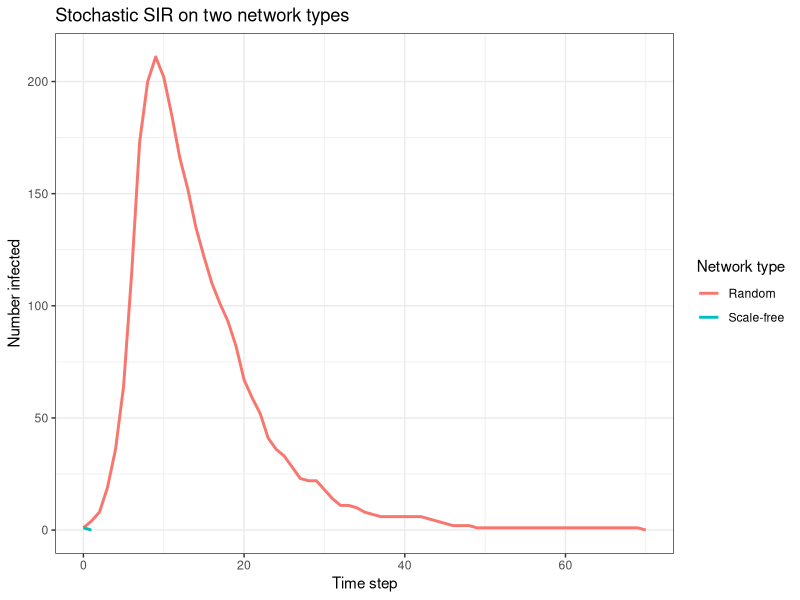
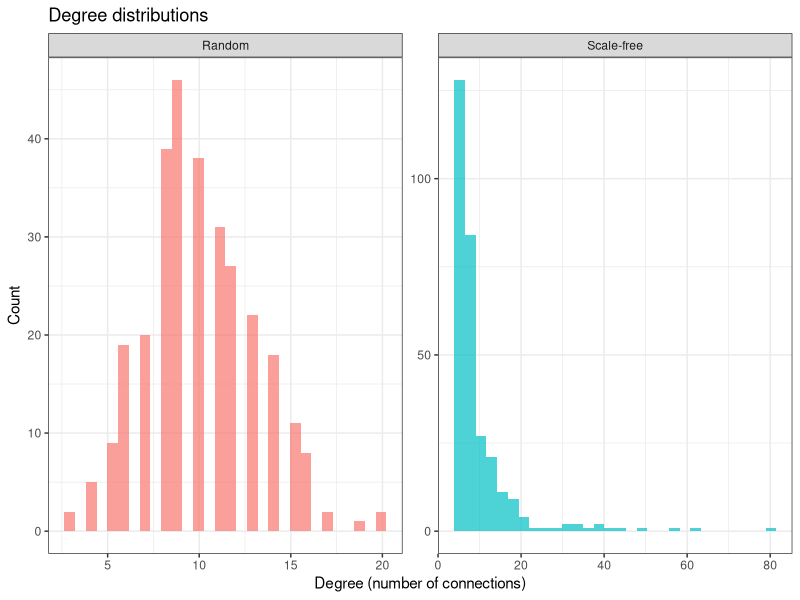

Generate these figures, in order, with R:
library(igraph)
library(ggplot2)

# -------------------------------------------------------
# Stochastic SIR on a network
# -------------------------------------------------------
sim_network_sir <- function(g, beta, gamma, seed_node = 1, tmax = 80) {
  n     <- vcount(g)
  state <- rep("S", n)
  state[seed_node] <- "I"
  
  times <- 0
  S_ts  <- sum(state == "S")
  I_ts  <- sum(state == "I")
  R_ts  <- sum(state == "R")
  
  t <- 0
  while (sum(state == "I") > 0 && t < tmax) {
    t         <- t + 1
    new_state <- state
    
    for (v in which(state == "I")) {
      # Each infected node recovers with probability gamma
      if (runif(1) < gamma) {
        new_state[v] <- "R"
        next
      }
      # Each infected node tries to infect susceptible neighbours
      nbrs <- as.integer(neighbors(g, v))
      for (u in nbrs) {
        if (state[u] == "S" && runif(1) < beta) {
          new_state[u] <- "I"
        }
      }
    }
    
    state <- new_state
    times <- c(times, t)
    S_ts  <- c(S_ts, sum(state == "S"))
    I_ts  <- c(I_ts, sum(state == "I"))
    R_ts  <- c(R_ts, sum(state == "R"))
  }
  
  data.frame(time = times, S = S_ts, I = I_ts, R = R_ts)
}

# -------------------------------------------------------
# Build networks
# -------------------------------------------------------
set.seed(42)
n_nodes <- 300

# Random (Erdős–Rényi): each pair connected with probability p
g_random <- sample_gnp(n_nodes, p = 0.033)

# Scale-free (Barabási–Albert): preferential attachment, m new edges per node
g_scalefree <- sample_pa(n_nodes, m = 5, directed = FALSE)

cat("Random network    - mean degree:", round(mean(degree(g_random)), 1),
    " max degree:", max(degree(g_random)), "\n")

cat("Scale-free network - mean degree:", round(mean(degree(g_scalefree)), 1),
    " max degree:", max(degree(g_scalefree)), "\n")

# -------------------------------------------------------
# Run epidemics
# -------------------------------------------------------
beta  <- 0.15
gamma <- 0.10

res_random    <- sim_network_sir(g_random,    beta, gamma, seed_node = 1)
res_scalefree <- sim_network_sir(g_scalefree, beta, gamma, seed_node = 1)

# -------------------------------------------------------
# Plot epidemic curves
# -------------------------------------------------------
plot_df <- rbind(
  data.frame(res_random,    network = "Random"),
  data.frame(res_scalefree, network = "Scale-free")
)

ggplot(plot_df, aes(x = time, y = I, colour = network)) +
  geom_line(linewidth = 1) +
  labs(x = "Time step", y = "Number infected",
       colour = "Network type",
       title = "Stochastic SIR on two network types") +
  theme_bw()

# -------------------------------------------------------
# Degree distributions
# -------------------------------------------------------
deg_df <- rbind(
  data.frame(degree = degree(g_random),    network = "Random"),
  data.frame(degree = degree(g_scalefree), network = "Scale-free")
)

ggplot(deg_df, aes(x = degree, fill = network)) +
  geom_histogram(bins = 30, alpha = 0.7, position = "identity") +
  facet_wrap(~network, scales = "free") +
  labs(x = "Degree (number of connections)", y = "Count",
       title = "Degree distributions") +
  theme_bw() +
  theme(legend.position = "none")
